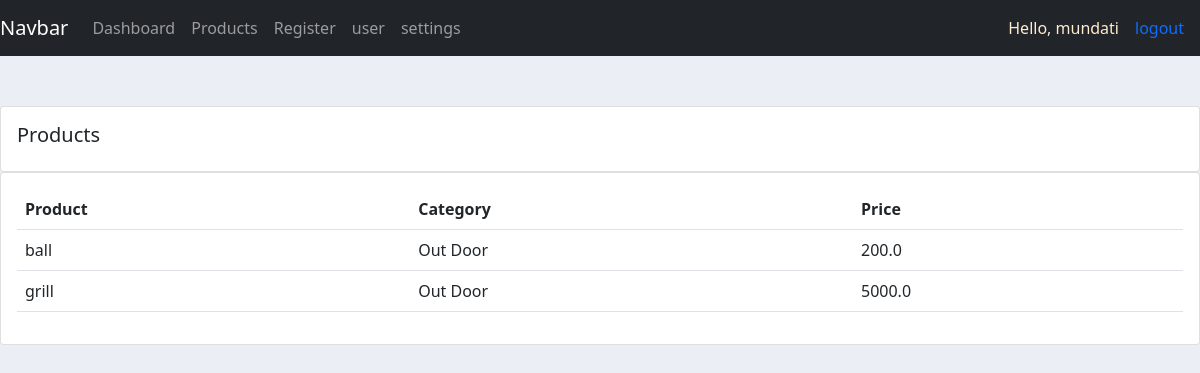
Screenshot of /products/ (signed in) with the database file from the repository.
### accounts/models.py (models this page shows, shortened)
class Product(models.Model):
    CATEGORY = (('Indoor', 'Indoor'),('Out Door', 'Out Door'),)
    name = models.CharField(max_length=200, null=True)
    price = models.FloatField(null=True)
    category = models.CharField(max_length=200, null=True, choices=CATEGORY)
    description = models.CharField(max_length=200, null=True)
    date_created = models.DateTimeField(auto_now_add=True, null=True)
    tag = models.ManyToManyField(Tag)

### accounts/decorators.py (the view)
	def wrapper_function(request, *args, **kwargs):
		group = None
		if request.user.groups.exists():
			group = request.user.groups.all()[0].name
		if group == 'customer':
			return redirect("userpage")
		if group == 'admin':
			return view_func(request, *args, **kwargs)

### accounts/views.py (called while the page is built)
@admin_only
@login_required(login_url='login')
def products(request):
    products = Product.objects.all()
    return render(request, 'accounts/products.html', {'products':products})

### accounts/templates/accounts/products.html
{% extends "accounts/base.html" %}
{% block content %}
<div class='row' style="margin-top: 50px;">
    <div class='col-md'>
        <div class='card card-body'>
            <h5>Products</h5>
        </div>
        <div class='card card-body'>
            <table class='table'>
                <tr>
                    <th>Product</th>
                    <th>Category</th>
                    <th>Price</th>
                </tr>
                {% for i in products %}
                    <tr>
                        <td>{{i.name}}</td>
                        <td>{{i.category}}</td>
                        <td>{{i.price}}</td>
                    </tr>
                {%endfor%}
            </table>
        </div>
    </div>
</div>
{%endblock%}

### accounts/templates/accounts/navbar.html (shortened to what this page needs)
<nav class="navbar navbar-expand-lg navbar-dark bg-dark">
    <a class="navbar-brand" href="#">Navbar</a>
    <div class="collapse navbar-collapse" id="navbarNav">
      <ul class="navbar-nav">
        <li class="nav-item active">
          <a class="nav-link" href="{% url 'home'%}">Dashboard </a>
        </li>
        <li class="nav-item">
          <a class="nav-link" href="{% url 'products'%}">Products</a>
        </li>
        <li class="nav-item">
          <a class="nav-link" href="{% url 'register'%}">Register</a>
        </li>
        <li class="nav-item">
          <a class="nav-link" href="{% url 'userpage'%}">user</a>
        </li>
        <li class="nav-item">
          <a class="nav-link" href="{% url 'account_settings'%}">settings</a>
        </li>
      </ul>
    </div>
    <span style="color: blanchedalmond;">Hello, {{request.user}}</span>
    <span><a class="nav-link" href="{% url 'logout'%}">logout</a>
    </span>
  </nav>

### accounts/templates/accounts/base.html (style rules this page uses)
body { background-color: #ebeff5; }

### rows the page displays
Product: name "ball", category "Out Door", price "200.0"
Product: name "grill", category "Out Door", price "5000.0"

### other values shown
{{ request.user }} "mundati"
